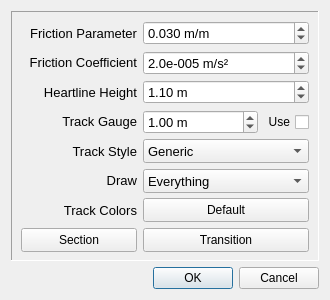
<?xml version="1.0" encoding="UTF-8"?>
<ui version="4.0">
 <class>TrackProperties</class>
 <widget class="QDialog" name="TrackProperties">
  <property name="geometry">
   <rect>
    <x>0</x>
    <y>0</y>
    <width>330</width>
    <height>300</height>
   </rect>
  </property>
  <property name="minimumSize">
   <size>
    <width>330</width>
    <height>300</height>
   </size>
  </property>
  <property name="maximumSize">
   <size>
    <width>16777215</width>
    <height>16777215</height>
   </size>
  </property>
  <property name="windowTitle">
   <string>Dialog</string>
  </property>
  <layout class="QGridLayout" name="gridLayout">
   <item row="0" column="0">
    <widget class="QFrame" name="trackFrame">
     <property name="minimumSize">
      <size>
       <width>0</width>
       <height>240</height>
      </size>
     </property>
     <property name="maximumSize">
      <size>
       <width>16777215</width>
       <height>16777215</height>
      </size>
     </property>
     <property name="frameShape">
      <enum>QFrame::Shape::Panel</enum>
     </property>
     <property name="frameShadow">
      <enum>QFrame::Shadow::Sunken</enum>
     </property>
     <layout class="QGridLayout" name="gridLayout_3">
      <item row="0" column="1" colspan="2">
       <widget class="myQDoubleSpinBox" name="frictionBox">
        <property name="minimumSize">
         <size>
          <width>0</width>
          <height>24</height>
         </size>
        </property>
        <property name="font">
         <font>
          <pointsize>10</pointsize>
         </font>
        </property>
        <property name="contextMenuPolicy">
         <enum>Qt::ContextMenuPolicy::NoContextMenu</enum>
        </property>
        <property name="suffix">
         <string extracomment=" m/m"> m/m</string>
        </property>
        <property name="decimals">
         <number>3</number>
        </property>
        <property name="maximum">
         <double>2.000000000000000</double>
        </property>
        <property name="singleStep">
         <double>0.010000000000000</double>
        </property>
        <property name="value">
         <double>0.030000000000000</double>
        </property>
       </widget>
      </item>
      <item row="8" column="1" colspan="2">
       <widget class="QPushButton" name="transitionColorButton">
        <property name="sizePolicy">
         <sizepolicy hsizetype="Preferred" vsizetype="Fixed">
          <horstretch>0</horstretch>
          <verstretch>0</verstretch>
         </sizepolicy>
        </property>
        <property name="minimumSize">
         <size>
          <width>0</width>
          <height>24</height>
         </size>
        </property>
        <property name="maximumSize">
         <size>
          <width>16777215</width>
          <height>16777215</height>
         </size>
        </property>
        <property name="text">
         <string>Transition</string>
        </property>
       </widget>
      </item>
      <item row="5" column="1" colspan="2">
       <widget class="QComboBox" name="drawBox">
        <property name="minimumSize">
         <size>
          <width>0</width>
          <height>24</height>
         </size>
        </property>
        <property name="font">
         <font>
          <pointsize>10</pointsize>
         </font>
        </property>
        <item>
         <property name="text">
          <string>Everything</string>
         </property>
        </item>
        <item>
         <property name="text">
          <string>Track only</string>
         </property>
        </item>
        <item>
         <property name="text">
          <string>Heartline only</string>
         </property>
        </item>
       </widget>
      </item>
      <item row="2" column="1" colspan="2">
       <widget class="myQDoubleSpinBox" name="heartlineBox">
        <property name="minimumSize">
         <size>
          <width>0</width>
          <height>24</height>
         </size>
        </property>
        <property name="font">
         <font>
          <pointsize>10</pointsize>
         </font>
        </property>
        <property name="contextMenuPolicy">
         <enum>Qt::ContextMenuPolicy::NoContextMenu</enum>
        </property>
        <property name="suffix">
         <string> m</string>
        </property>
        <property name="decimals">
         <number>2</number>
        </property>
        <property name="minimum">
         <double>-5.000000000000000</double>
        </property>
        <property name="maximum">
         <double>5.000000000000000</double>
        </property>
        <property name="singleStep">
         <double>0.100000000000000</double>
        </property>
        <property name="value">
         <double>1.100000000000000</double>
        </property>
       </widget>
      </item>
      <item row="3" column="1">
       <widget class="QDoubleSpinBox" name="gaugeBox">
        <property name="minimumSize">
         <size>
          <width>0</width>
          <height>24</height>
         </size>
        </property>
        <property name="font">
         <font>
          <pointsize>10</pointsize>
         </font>
        </property>
        <property name="suffix">
         <string> m</string>
        </property>
        <property name="minimum">
         <double>0.500000000000000</double>
        </property>
        <property name="maximum">
         <double>1.500000000000000</double>
        </property>
        <property name="singleStep">
         <double>0.100000000000000</double>
        </property>
        <property name="value">
         <double>1.000000000000000</double>
        </property>
       </widget>
      </item>
      <item row="3" column="2">
       <widget class="QCheckBox" name="useGaugeCheckbox">
        <property name="minimumSize">
         <size>
          <width>0</width>
          <height>24</height>
         </size>
        </property>
        <property name="maximumSize">
         <size>
          <width>45</width>
          <height>16777215</height>
         </size>
        </property>
        <property name="layoutDirection">
         <enum>Qt::LayoutDirection::RightToLeft</enum>
        </property>
        <property name="text">
         <string>Use</string>
        </property>
       </widget>
      </item>
      <item row="0" column="0">
       <widget class="QLabel" name="labelFriction">
        <property name="minimumSize">
         <size>
          <width>0</width>
          <height>21</height>
         </size>
        </property>
        <property name="font">
         <font>
          <pointsize>10</pointsize>
         </font>
        </property>
        <property name="lineWidth">
         <number>1</number>
        </property>
        <property name="text">
         <string>Friction Parameter</string>
        </property>
        <property name="scaledContents">
         <bool>false</bool>
        </property>
        <property name="alignment">
         <set>Qt::AlignmentFlag::AlignRight|Qt::AlignmentFlag::AlignTrailing|Qt::AlignmentFlag::AlignVCenter</set>
        </property>
        <property name="wordWrap">
         <bool>true</bool>
        </property>
        <property name="margin">
         <number>0</number>
        </property>
       </widget>
      </item>
      <item row="4" column="0">
       <widget class="QLabel" name="labelTrackStyle">
        <property name="minimumSize">
         <size>
          <width>0</width>
          <height>21</height>
         </size>
        </property>
        <property name="font">
         <font>
          <pointsize>10</pointsize>
         </font>
        </property>
        <property name="text">
         <string>Track Style</string>
        </property>
        <property name="scaledContents">
         <bool>false</bool>
        </property>
        <property name="alignment">
         <set>Qt::AlignmentFlag::AlignRight|Qt::AlignmentFlag::AlignTrailing|Qt::AlignmentFlag::AlignVCenter</set>
        </property>
        <property name="wordWrap">
         <bool>true</bool>
        </property>
        <property name="margin">
         <number>0</number>
        </property>
       </widget>
      </item>
      <item row="3" column="0">
       <widget class="QLabel" name="labelGauge">
        <property name="minimumSize">
         <size>
          <width>0</width>
          <height>21</height>
         </size>
        </property>
        <property name="font">
         <font>
          <pointsize>10</pointsize>
         </font>
        </property>
        <property name="text">
         <string>Track Gauge</string>
        </property>
        <property name="scaledContents">
         <bool>false</bool>
        </property>
        <property name="alignment">
         <set>Qt::AlignmentFlag::AlignRight|Qt::AlignmentFlag::AlignTrailing|Qt::AlignmentFlag::AlignVCenter</set>
        </property>
        <property name="wordWrap">
         <bool>true</bool>
        </property>
        <property name="margin">
         <number>0</number>
        </property>
       </widget>
      </item>
      <item row="4" column="1" colspan="2">
       <widget class="QComboBox" name="styleBox">
        <property name="minimumSize">
         <size>
          <width>0</width>
          <height>24</height>
         </size>
        </property>
        <property name="font">
         <font>
          <pointsize>10</pointsize>
         </font>
        </property>
        <item>
         <property name="text">
          <string>Generic</string>
         </property>
        </item>
        <item>
         <property name="text">
          <string>Generic Flat</string>
         </property>
        </item>
        <item>
         <property name="text">
          <string>Small Flat</string>
         </property>
        </item>
        <item>
         <property name="text">
          <string>Arrow</string>
         </property>
        </item>
        <item>
         <property name="text">
          <string>B&amp;M</string>
         </property>
        </item>
        <item>
         <property name="text">
          <string>GCI</string>
         </property>
        </item>
        <item>
         <property name="text">
          <string>Intamin</string>
         </property>
        </item>
        <item>
         <property name="text">
          <string>Box</string>
         </property>
        </item>
        <item>
         <property name="text">
          <string>Double Spine</string>
         </property>
        </item>
        <item>
         <property name="text">
          <string>Mack</string>
         </property>
        </item>
        <item>
         <property name="text">
          <string>RMC</string>
         </property>
        </item>
        <item>
         <property name="text">
          <string>Vekoma</string>
         </property>
        </item>
       </widget>
      </item>
      <item row="2" column="0">
       <widget class="QLabel" name="labelHeartline">
        <property name="minimumSize">
         <size>
          <width>0</width>
          <height>21</height>
         </size>
        </property>
        <property name="font">
         <font>
          <pointsize>10</pointsize>
         </font>
        </property>
        <property name="text">
         <string>Heartline Height</string>
        </property>
        <property name="scaledContents">
         <bool>false</bool>
        </property>
        <property name="alignment">
         <set>Qt::AlignmentFlag::AlignRight|Qt::AlignmentFlag::AlignTrailing|Qt::AlignmentFlag::AlignVCenter</set>
        </property>
        <property name="wordWrap">
         <bool>true</bool>
        </property>
        <property name="margin">
         <number>0</number>
        </property>
       </widget>
      </item>
      <item row="1" column="0">
       <widget class="QLabel" name="labelResistance">
        <property name="minimumSize">
         <size>
          <width>0</width>
          <height>21</height>
         </size>
        </property>
        <property name="font">
         <font>
          <pointsize>10</pointsize>
         </font>
        </property>
        <property name="text">
         <string>Friction Coefficient</string>
        </property>
        <property name="scaledContents">
         <bool>false</bool>
        </property>
        <property name="alignment">
         <set>Qt::AlignmentFlag::AlignRight|Qt::AlignmentFlag::AlignTrailing|Qt::AlignmentFlag::AlignVCenter</set>
        </property>
        <property name="wordWrap">
         <bool>true</bool>
        </property>
        <property name="margin">
         <number>0</number>
        </property>
       </widget>
      </item>
      <item row="1" column="1" colspan="2">
       <widget class="myQDoubleSpinBox" name="resistanceBox">
        <property name="minimumSize">
         <size>
          <width>0</width>
          <height>24</height>
         </size>
        </property>
        <property name="font">
         <font>
          <pointsize>10</pointsize>
         </font>
        </property>
        <property name="contextMenuPolicy">
         <enum>Qt::ContextMenuPolicy::NoContextMenu</enum>
        </property>
        <property name="suffix">
         <string>e-005 m/s²</string>
        </property>
        <property name="decimals">
         <number>1</number>
        </property>
        <property name="maximum">
         <double>100.000000000000000</double>
        </property>
        <property name="singleStep">
         <double>1.000000000000000</double>
        </property>
        <property name="value">
         <double>2.000000000000000</double>
        </property>
       </widget>
      </item>
      <item row="6" column="1" colspan="2">
       <widget class="QPushButton" name="defaultColorButton">
        <property name="sizePolicy">
         <sizepolicy hsizetype="Preferred" vsizetype="Fixed">
          <horstretch>0</horstretch>
          <verstretch>0</verstretch>
         </sizepolicy>
        </property>
        <property name="minimumSize">
         <size>
          <width>0</width>
          <height>24</height>
         </size>
        </property>
        <property name="maximumSize">
         <size>
          <width>16777215</width>
          <height>16777215</height>
         </size>
        </property>
        <property name="text">
         <string>Default</string>
        </property>
       </widget>
      </item>
      <item row="5" column="0">
       <widget class="QLabel" name="labelDraw">
        <property name="minimumSize">
         <size>
          <width>0</width>
          <height>21</height>
         </size>
        </property>
        <property name="font">
         <font>
          <pointsize>10</pointsize>
         </font>
        </property>
        <property name="text">
         <string>Draw</string>
        </property>
        <property name="scaledContents">
         <bool>false</bool>
        </property>
        <property name="alignment">
         <set>Qt::AlignmentFlag::AlignRight|Qt::AlignmentFlag::AlignTrailing|Qt::AlignmentFlag::AlignVCenter</set>
        </property>
        <property name="wordWrap">
         <bool>true</bool>
        </property>
        <property name="margin">
         <number>0</number>
        </property>
       </widget>
      </item>
      <item row="8" column="0">
       <widget class="QPushButton" name="sectionColorButton">
        <property name="sizePolicy">
         <sizepolicy hsizetype="Preferred" vsizetype="Fixed">
          <horstretch>0</horstretch>
          <verstretch>0</verstretch>
         </sizepolicy>
        </property>
        <property name="minimumSize">
         <size>
          <width>0</width>
          <height>24</height>
         </size>
        </property>
        <property name="maximumSize">
         <size>
          <width>16777215</width>
          <height>16777215</height>
         </size>
        </property>
        <property name="text">
         <string>Section</string>
        </property>
       </widget>
      </item>
      <item row="6" column="0">
       <widget class="QLabel" name="labelColor">
        <property name="minimumSize">
         <size>
          <width>0</width>
          <height>21</height>
         </size>
        </property>
        <property name="font">
         <font>
          <pointsize>10</pointsize>
         </font>
        </property>
        <property name="text">
         <string>Track Colors</string>
        </property>
        <property name="scaledContents">
         <bool>false</bool>
        </property>
        <property name="alignment">
         <set>Qt::AlignmentFlag::AlignRight|Qt::AlignmentFlag::AlignTrailing|Qt::AlignmentFlag::AlignVCenter</set>
        </property>
        <property name="wordWrap">
         <bool>true</bool>
        </property>
        <property name="margin">
         <number>0</number>
        </property>
       </widget>
      </item>
     </layout>
    </widget>
   </item>
   <item row="1" column="0">
    <widget class="QDialogButtonBox" name="buttonBox">
     <property name="orientation">
      <enum>Qt::Orientation::Horizontal</enum>
     </property>
     <property name="standardButtons">
      <set>QDialogButtonBox::StandardButton::Cancel|QDialogButtonBox::StandardButton::Ok</set>
     </property>
    </widget>
   </item>
  </layout>
 </widget>
 <customwidgets>
  <customwidget>
   <class>myQDoubleSpinBox</class>
   <extends>QDoubleSpinBox</extends>
   <header>myqdoublespinbox.h</header>
  </customwidget>
 </customwidgets>
 <resources/>
 <connections>
  <connection>
   <sender>buttonBox</sender>
   <signal>accepted()</signal>
   <receiver>TrackProperties</receiver>
   <slot>accept()</slot>
   <hints>
    <hint type="sourcelabel">
     <x>248</x>
     <y>254</y>
    </hint>
    <hint type="destinationlabel">
     <x>157</x>
     <y>274</y>
    </hint>
   </hints>
  </connection>
  <connection>
   <sender>buttonBox</sender>
   <signal>rejected()</signal>
   <receiver>TrackProperties</receiver>
   <slot>reject()</slot>
   <hints>
    <hint type="sourcelabel">
     <x>316</x>
     <y>260</y>
    </hint>
    <hint type="destinationlabel">
     <x>286</x>
     <y>274</y>
    </hint>
   </hints>
  </connection>
 </connections>
</ui>
